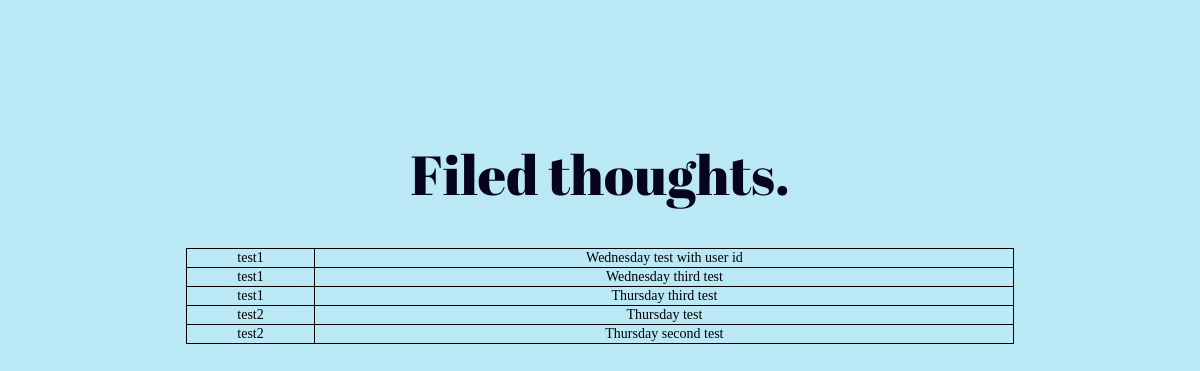
The app's page /history (signed in) with its own data.
### tables this page shows
CREATE TABLE Thoughts (thought_no INTEGER PRIMARY KEY AUTOINCREMENT, Category VARCHAR, Thought STRING, user_id INTEGER REFERENCES Users (user_id));

### hello.py (the view, shortened to what this page needs)
@app.route('/history', methods=["GET", "POST"])
def history():
  db = sqlite3.connect("test.db")
  cursor = db.cursor()
  thoughts = cursor.execute('SELECT * FROM thoughts WHERE user_id=? ORDER BY CATEGORY ASC', (session["user_id"],))
  return render_template("history.html", thoughts=thoughts)

### templates/history.html (shortened to what this page needs)
<!DOCTYPE html>
<html>
<head>
 <link rel= "stylesheet" type= "text/css" href= "{{ url_for('static',filename='style.css') }}">
</head>
<body>
    <h1 id="long">Filed thoughts.</h1>
  <div id="container">
  <table>
     {% for thought in thoughts %}
        <tr>
          <td>{{ thought[1] }}</td>
          <td>{{ thought[2] }}</td>
        </tr>
    {% endfor %}
  </table>
  </div>
</body>
</html>

### static/style.css (style rules this page uses)
body { background-color: #BAE8F5; }
h1 { font-family: 'Abril Fatface', cursive;'Josefin Sans', sans-serif; text-align: center; font-size: 55px; color: #06051d; font-weight:normal; padding-top: 100px; }
div#container { text-align: center; width: 100%; }
table { font-family: Times New Roman, serif; width: 70%; border-collapse: collapse; margin-left: auto; margin-right: auto; font-size: 14px; }
table, td, th { border: 1px solid black; }

### records on screen
Thoughts: Category "test1", Thought "Wednesday test with user id"
Thoughts: Category "test1", Thought "Wednesday third test"
Thoughts: Category "test1", Thought "Thursday third test"
Thoughts: Category "test2", Thought "Thursday test"
Thoughts: Category "test2", Thought "Thursday second test"
